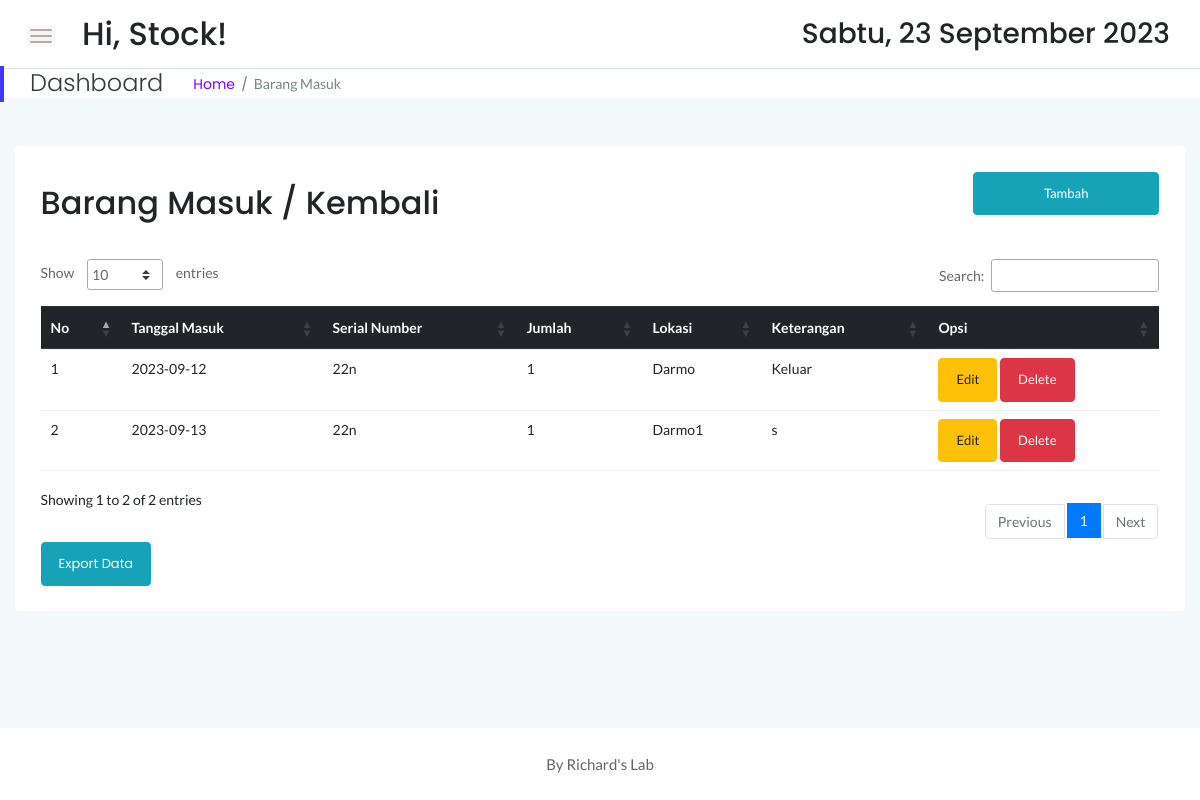
Screenshot of /stock/cctv_inven_masukmaterial.php (signed in) with the database file from the repository.
### tables this page shows
CREATE TABLE `masukmaterial` (
  `id` int(11) NOT NULL,
  `idx` int(11) NOT NULL,
  `tglmasuk` date NOT NULL,
  `serial` varchar(20) NOT NULL,
  `jumlah` int(11) NOT NULL,
  `lokasi` varchar(256) DEFAULT NULL,
  `keterangan` varchar(20) NOT NULL
);

CREATE TABLE `stockmaterial` (
  `idx` int(11) NOT NULL,
  `serial` varchar(20) NOT NULL,
  `merk` varchar(20) NOT NULL,
  `tipe` varchar(20) NOT NULL,
  `tahun` year(4) NOT NULL,
  `stock` int(11) NOT NULL
);

### stock/cctv_inven_masukmaterial.php (the view, shortened to what this page needs)
<!doctype html>
<html class="no-js" lang="en">
<?php
    include '../dbconnect.php';
	?>
    <head>
        <link rel="stylesheet" href="assets/css/bootstrap.min.css">
        <link rel="stylesheet" href="assets/css/font-awesome.min.css">
        <link rel="stylesheet" href="assets/css/themify-icons.css">
        <link rel="stylesheet" href="assets/css/metisMenu.css">
        <link rel="stylesheet" href="assets/css/owl.carousel.min.css">
        <link rel="stylesheet" href="assets/css/slicknav.min.css">
        <link
            rel="stylesheet"
            href="https://www.amcharts.com/lib/3/plugins/export/export.css"
            type="text/css"
            media="all"/>
        <link
            rel="stylesheet"
            type="text/css"
            href="https://cdn.datatables.net/1.10.19/css/jquery.dataTables.min.css">
        <link
            rel="stylesheet"
            type="text/css"
            href="https://cdn.datatables.net/1.10.19/css/jquery.dataTables.css">
        <link
            rel="stylesheet"
            type="text/css"
            href="https://cdn.datatables.net/1.10.18/css/dataTables.bootstrap4.min.css">
        <link
            rel="stylesheet"
            type="text/css"
            href="https://cdn.datatables.net/responsive/2.2.3/css/responsive.bootstrap.min.css">
        <link
            rel="stylesheet"
            type="text/css"
            href="https://cdn.datatables.net/responsive/2.2.3/css/responsive.jqueryui.min.css">
        <link
            rel="stylesheet"
            type="text/css"
            href="https://cdn.datatables.net/buttons/1.5.2/css/buttons.dataTables.min.css">
        <link rel="stylesheet" href="assets/css/typography.css">
        <link rel="stylesheet" href="assets/css/default-css.css">
        <link rel="stylesheet" href="assets/css/styles.css">
        <link rel="stylesheet" href="assets/css/responsive.css">
    </head>
    <body>
        <div class="page-container">
            <div class="main-content">
                <div class="header-area">
                    <div class="row align-items-center">
                        <div class="col-md-6 col-sm-8 clearfix">
                            <div class="nav-btn pull-left">
                                <span></span>
                                <span></span>
                                <span></span>
                            </div>
                            <div class="search-box pull-left">
                                <form action="#">
                                    <h2>Hi,
                                        <?=$_SESSION['user'];?>!</h2>
                                </form>
                            </div>
                        </div>
                        <div class="col-md-6 col-sm-4 clearfix">
                            <ul class="notification-area pull-right">
                                <li>
                                    <h3>
                                        <div class="date">
                                    </div>
                                </h3>
                            </li>
                        </ul>
                    </div>
                </div>
            </div>
            <div class="page-title-area">
                <div class="row align-items-center">
                    <div class="col-sm-6">
                        <div class="breadcrumbs-area clearfix">
                            <h4 class="page-title pull-left">Dashboard</h4>
                            <ul class="breadcrumbs pull-left">
                                <li>
                                    <a href="index.php">Home</a>
                                </li>
                                <li>
                                    <span>Barang Masuk</span></li>
                            </ul>
                        </div>
                    </div>
                    <div class="col-sm-6 clearfix">
                    </div>
                </div>
            </div>
            <div class="main-content-inner">
                <div class="row mt-5 mb-5">
                    <div class="col-12">
                        <div class="card">
                            <div class="card-body">
                                <div class="d-sm-flex justify-content-between align-items-center">
                                    <h2>Barang Masuk / Kembali</h2>
                                    <button
                                        style="margin-bottom:20px"
                                        data-toggle="modal"
                                        data-target="#myModal"
                                        class="btn btn-info col-md-2">
                                        <span class="glyphicon glyphicon-plus"></span>Tambah</button>
                                </div>
                                <div class="market-status-table mt-4">
                                    <div class="table-responsive">
                                        <table id="dataTable3" class="table table-hover">
                                            <thead class="thead-dark">
                                                <tr>
                                                    <th>No</th>
                                                    <th>Tanggal Masuk</th>
                                                    <th>Serial Number</th>
                                                    <th>Jumlah</th>
                                                    <th>Lokasi</th>
                                                    <th>Keterangan</th>
                                                    <th>Opsi</th>
                                                </tr>
                                            </thead>
                                            <tbody>
                                                <?php
											$brg=mysqli_query($conn,"SELECT * from  masukmaterial sb, stockmaterial st where st.idx=sb.idx order by sb.id DESC");
											$no=1;
											while($b=mysqli_fetch_array($brg)){
                                                $id = $b['id'];
												?>
                                                <tr>
                                                    <td><?php echo $no++ ?></td>
                                                    <td><?php echo $b['tglmasuk'] ?></td>
                                                    <td><?php echo $b['serial'] ?></td>
                                                    <td><?php echo $b['jumlah'] ?></td>
                                                    <td><?php echo $b['lokasi'] ?></td>
                                                    <td><?php echo $b['keterangan'] ?></td>
                                                    <td>
                                                        <button
                                                            data-toggle="modal"
                                                            data-target="#edit<?=$id;?>"
                                                            class="btn btn-warning">Edit</button>
                                                        <button data-toggle="modal" data-target="#del<?=$id;?>" class="btn btn-danger">Delete</button>
                                                    </td>
                                                </tr>
                                                <?php
											}
											?>
                                            </tbody>
                                        </table>
                                    </div>
                                    <a href="export_cctv_masukmaterial.php" target="_blank" class="btn btn-info">Export Data</a>
                                </div>
                            </div>
                        </div>
                    </div>
                </div>
            </div>
        </div>
        <footer>
            <div class="footer-area">
                <p>By Richard's Lab</p>
            </div>
        </footer>
    </div>
</body>
</html>

### stock/assets/css/typography.css (style rules this page uses)
body { font-size: 14px; font-family: 'Lato', sans-serif; }
h1, h2, h3, h4, h5, h6 { margin: 0; font-family: 'Poppins', sans-serif; }
p { font-family: 'Lato', sans-serif; font-size: 15px; line-height: 26px; color: #444; margin-bottom: 0; }
a, a:visited { text-decoration: none; transition: all 0.3s ease-in-out; -webkit-transition: all 0.3s ease-in-out; -moz-transition: all 0.3s ease-in-out; -o-transition: all 0.3s ease-in-out; outline: 0; font-family: 'Poppins', sans-serif; }
ul, ol { margin-bottom: 0px; margin-top: 0px; padding: 0; }
ul { margin: 0; list-style-type: none; }
button { cursor: pointer; outline: none!important; letter-spacing: 0; }

### stock/assets/css/default-css.css (style rules this page uses)
* { margin: 0; padding: 0; box-sizing: border-box; }
*, *:before, *:after { -moz-box-sizing: border-box; -webkit-box-sizing: border-box; box-sizing: border-box; }
html { -webkit-font-smoothing: antialiased; }
body { background: #fff; font-weight: normal; -webkit-font-smoothing: antialiased; -webkit-text-size-adjust: 100%; }
:root { --primary-color: #4336FB; }

### stock/assets/css/styles.css (style rules this page uses)
.page-container { width: 100%; height: 100%; min-height: 100vh; padding-left: 280px; -webkit-transition: padding-left 0.3s ease 0s; transition: padding-left 0.3s ease 0s; }
.card { border: none; border-radius: 4px; background-color: #fff; -webkit-transition: all 0.3s ease 0s; transition: all 0.3s ease 0s; }
.card-body { padding: 25.6px; padding: 1.6rem; }
.main-content { width: 100%; background: #F3F8FB; }
.main-content-inner { padding: 0 30px 50px; }
.header-area { padding: 15px 30px; background: #fff; border-bottom: 1px solid #d8e3e7; }
.nav-btn { margin-right: 30px; margin-top: 10px; cursor: pointer; }
.nav-btn span { display: block; width: 22px; height: 2px; background: #b3aaaa; margin: 4px 0; border-radius: 15px; -webkit-transition: all 0.3s ease 0s; transition: all 0.3s ease 0s; box-shadow: 0 0 0 4px rgba(99, 96, 96, 0.03); }
.search-box form { position: relative; }
.notification-area { -webkit-user-select: none; -moz-user-select: none; -ms-user-select: none; user-select: none; position: relative; z-index: 1; }
.notification-area li { display: inline-block; margin-left: 20px; cursor: pointer; -webkit-user-select: none; -moz-user-select: none; -ms-user-select: none; user-select: none; }
.page-title-area { padding: 0 30px; background: #fff; position: relative; }
.page-title-area:before { content: ''; position: absolute; left: 0; top: 50%; width: 4px; height: 36px; background: var(--primary-color); -webkit-transform: translateY(-50%); transform: translateY(-50%); }
.page-title { font-size: 24px; font-weight: 300; color: #313b3d; letter-spacing: 0; margin-right: 30px; }
ul.breadcrumbs { margin-top: 4px; }
.breadcrumbs li { display: inline-block; }
.breadcrumbs li a, .breadcrumbs li span { display: block; font-size: 14px; font-weight: 400; color: #7801ff; letter-spacing: 0; margin-right: 16px; position: relative; }
.breadcrumbs li a:before { content: '/'; color: #768387; position: absolute; right: -13px; top: 0; }
.breadcrumbs li span { margin-right: 0; color: #768387; text-transform: capitalize; }
.market-status-table { overflow: hidden; }
.footer-area { text-align: center; padding: 23px 0 19px; background: #fff; }
.footer-area p { color: #676666; margin-bottom: 0; }
.btn { padding: 11px 17px; font-size: 13px; letter-spacing: 0; }
table tr th { border-bottom: none; }
table tr th, table tr td { border-top: 1px solid rgba(120, 130, 140, 0.13) !important; }
table.dataTable.no-footer { border-bottom: 1px solid rgba(120, 130, 140, 0.13) !important; }
table.dataTable thead th, table.dataTable thead td { border-bottom-color: transparent; }

### stock/assets/css/responsive.css (style rules this page uses)
@media (min-width: 1200px) and (max-width: 1364px) { .main-content-inner { padding: 0 15px 50px; } }
@media (min-width: 1200px) and (max-width: 1364px) { .page-container, .sbar_collapsed.page-container { padding-left: 0; } }

### rows the page displays
masukmaterial: tglmasuk "2023-09-12", stockmaterial.serial "22n", jumlah "1", lokasi "Darmo", keterangan "Keluar"
masukmaterial: tglmasuk "2023-09-13", stockmaterial.serial "22n", jumlah "1", lokasi "Darmo1", keterangan "s"

### other values shown
$_SESSION['user'] "Stock"
